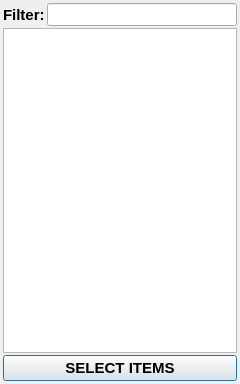
<?xml version="1.0" encoding="UTF-8"?>
<ui version="4.0">
 <class>itemSelector</class>
 <widget class="QDialog" name="itemSelector">
  <property name="geometry">
   <rect>
    <x>0</x>
    <y>0</y>
    <width>240</width>
    <height>384</height>
   </rect>
  </property>
  <property name="windowTitle">
   <string>itemSelector</string>
  </property>
  <layout class="QVBoxLayout" name="verticalLayout">
   <property name="spacing">
    <number>2</number>
   </property>
   <property name="margin">
    <number>3</number>
   </property>
   <item>
    <layout class="QHBoxLayout" name="horizontalLayout">
     <property name="spacing">
      <number>2</number>
     </property>
     <item>
      <widget class="QLabel" name="label">
       <property name="font">
        <font>
         <pointsize>11</pointsize>
         <weight>75</weight>
         <bold>true</bold>
        </font>
       </property>
       <property name="text">
        <string>Filter:</string>
       </property>
      </widget>
     </item>
     <item>
      <widget class="QLineEdit" name="filterEDT">
       <property name="font">
        <font>
         <pointsize>10</pointsize>
        </font>
       </property>
      </widget>
     </item>
    </layout>
   </item>
   <item>
    <widget class="QListWidget" name="itemList">
     <property name="font">
      <font>
       <pointsize>10</pointsize>
       <weight>75</weight>
       <bold>true</bold>
      </font>
     </property>
     <property name="selectionMode">
      <enum>QAbstractItemView::ExtendedSelection</enum>
     </property>
    </widget>
   </item>
   <item>
    <widget class="QPushButton" name="getItemsBTN">
     <property name="font">
      <font>
       <pointsize>11</pointsize>
       <weight>75</weight>
       <bold>true</bold>
      </font>
     </property>
     <property name="text">
      <string>SELECT ITEMS</string>
     </property>
    </widget>
   </item>
  </layout>
 </widget>
 <resources/>
 <connections/>
</ui>
